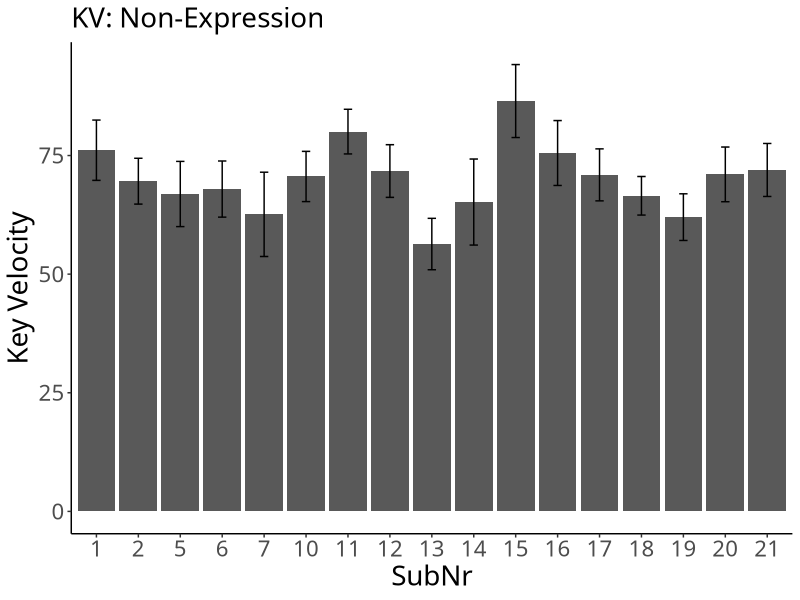
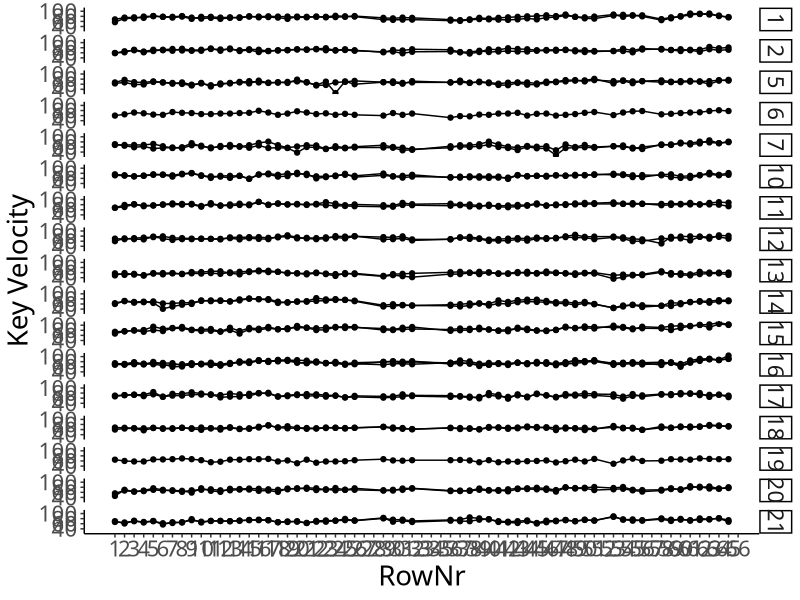
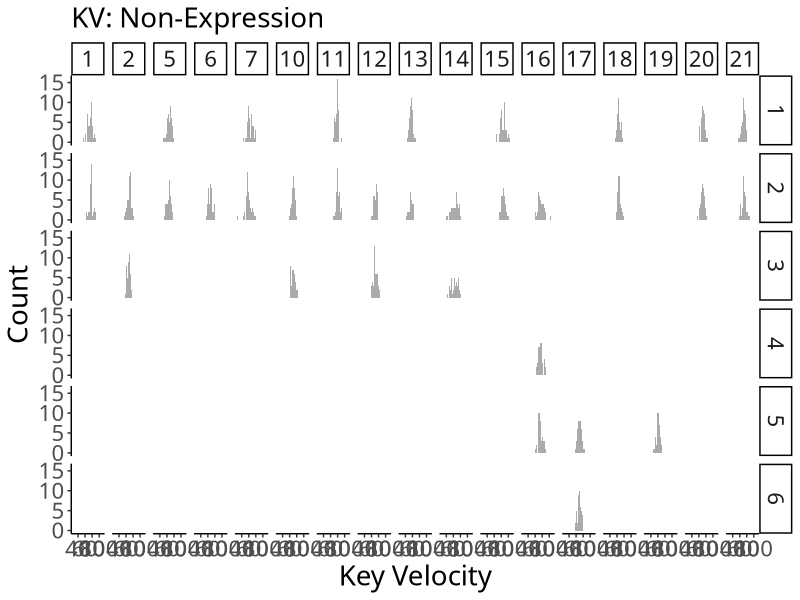
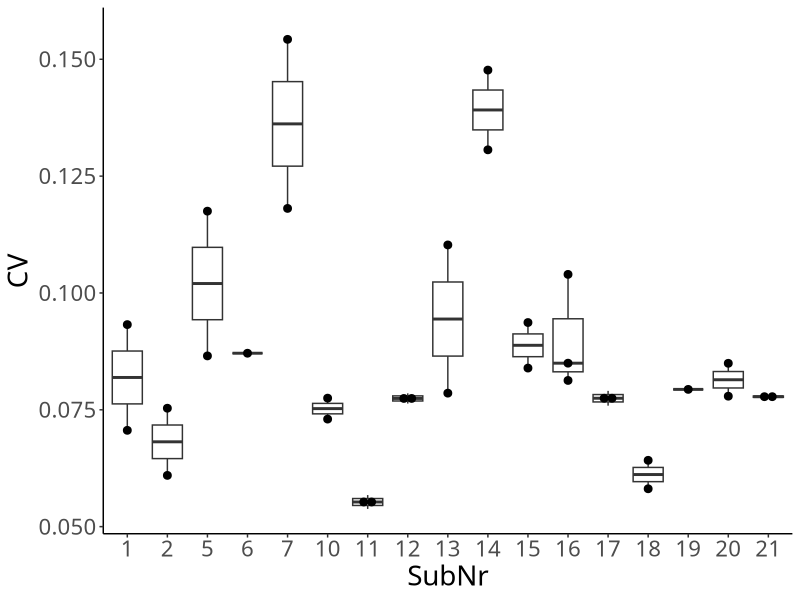

The R source for these figures, in order:
## ---- chunk 1
# packages
# data manipulation
if (!require("data.table")) {install.packages("data.table"); require("data.table")}
# plot
if (!require("ggplot2")) {install.packages("ggplot2"); require("ggplot2")}

# ggplots
theme_set(theme_classic())
theme_update(text = element_text(size = 20, family = "Helvetica Neue LT Std 57 Condensed"), legend.position = "bottom")
## ---- chunk 2
dt_kv <- fread("./preprocessor/filtered/data_onset.csv", header = T, sep = ",", dec = ".") # read a filtered csv

# SubNr as a factor
dt_kv$SubNr <- as.factor(dt_kv$SubNr)

# assign RowNr
dt_kv$RowNr <- rep(1:72, nrow(dt_kv)/72)
## ---- chunk 3
# # convert bpm to ms
# dt_kv[Tempo == 120]$Tempo <- 250
# dt_kv[Tempo == 110]$Tempo <- 273
# dt_kv[Tempo == 100]$Tempo <- 300

# remove irrelevant intervals
ls_irrelevant <- list(c(27:28), c(33:35), 52, 57, c(66:72))
dt_kv$EighthNote <- "Yes"

for (phrase in 1:length(ls_irrelevant)){
  for (note in 1:length(ls_irrelevant[[phrase]])){
    dt_kv[RowNr == ls_irrelevant[[phrase]][note]]$EighthNote <- "No"
  }
}
## ---- chunk 4
# For each individual
kv <- dt_kv[EighthNote == "Yes", .(N = length(Velocity), Mean = mean(Velocity), SD = sd(Velocity)), by = .(SubNr)]
print(kv)
## ---- chunk 5
p_kv <- ggplot(data = kv, aes(x = SubNr, y = Mean)) +
  geom_bar(stat = "identity", position = position_dodge()) +
  geom_errorbar(aes(ymin = Mean - SD, ymax = Mean + SD),
                width = .2, position = position_dodge(.9)) +
  labs(y = "Key Velocity", subtitle = "KV: Non-Expression")
p_kv
## ---- chunk 6
# For each individual
kv_seq <- dt_kv[EighthNote == "Yes", .(N = length(Velocity), Mean = mean(Velocity)), by = .(SubNr, TrialNr, RowNr)]

p_kv_seq <- ggplot(data = kv_seq, aes(x = RowNr, y = Mean, group = TrialNr)) +
  geom_line() +
  geom_point() +
  facet_grid(SubNr ~ .) +
  labs(x = "RowNr", y = "Key Velocity") + scale_x_continuous(breaks=seq(1,66,1))
p_kv_seq
## ---- chunk 7
p_kv_dis <- ggplot(dt_kv[EighthNote == "Yes"], aes(x = Velocity)) +
  geom_histogram(binwidth = 2, alpha = .5, position = "identity") +
  facet_grid(TrialNr ~ SubNr) +
  labs(x = "Key Velocity", y = "Count", subtitle = "KV: Non-Expression")
p_kv_dis
## ---- chunk 8
# Group mean
kv_all <- kv[, .(N = length(Mean), Mean = mean(Mean), SD = sd(Mean))]
print(kv_all)
## ---- chunk 9
excluded_kv <- kv[Mean < kv_all$Mean+3*kv_all$SD & Mean > kv_all$Mean-3*kv_all$SD]
print(excluded_kv)
## ---- chunk 10
# for each participant
cv <- dt_kv[EighthNote == "Yes", .(N = length(Velocity), CV = sd(Velocity)/mean(Velocity)) , by = .(SubNr, TrialNr)]
cv
## ---- chunk 11
p_cv_box <- ggplot(cv, aes(x = SubNr, y = CV)) +
  geom_boxplot() +
  geom_dotplot(binaxis = 'y', stackdir = 'center', dotsize = 0.5)
p_cv_box
## ---- chunk 12
# for all
cv_all <- cv[, .(N = length(CV), Mean = mean(CV), SD = sd(CV))]
print(cv_all)
## ---- chunk 13
excluded_cv <- cv[CV < cv_all$Mean+3*(cv_all$SD) & CV > cv_all$Mean-3*cv_all$SD]
print(excluded_cv)
## ---- chunk 14
fwrite(excluded_cv, "./kv_valid.csv")
